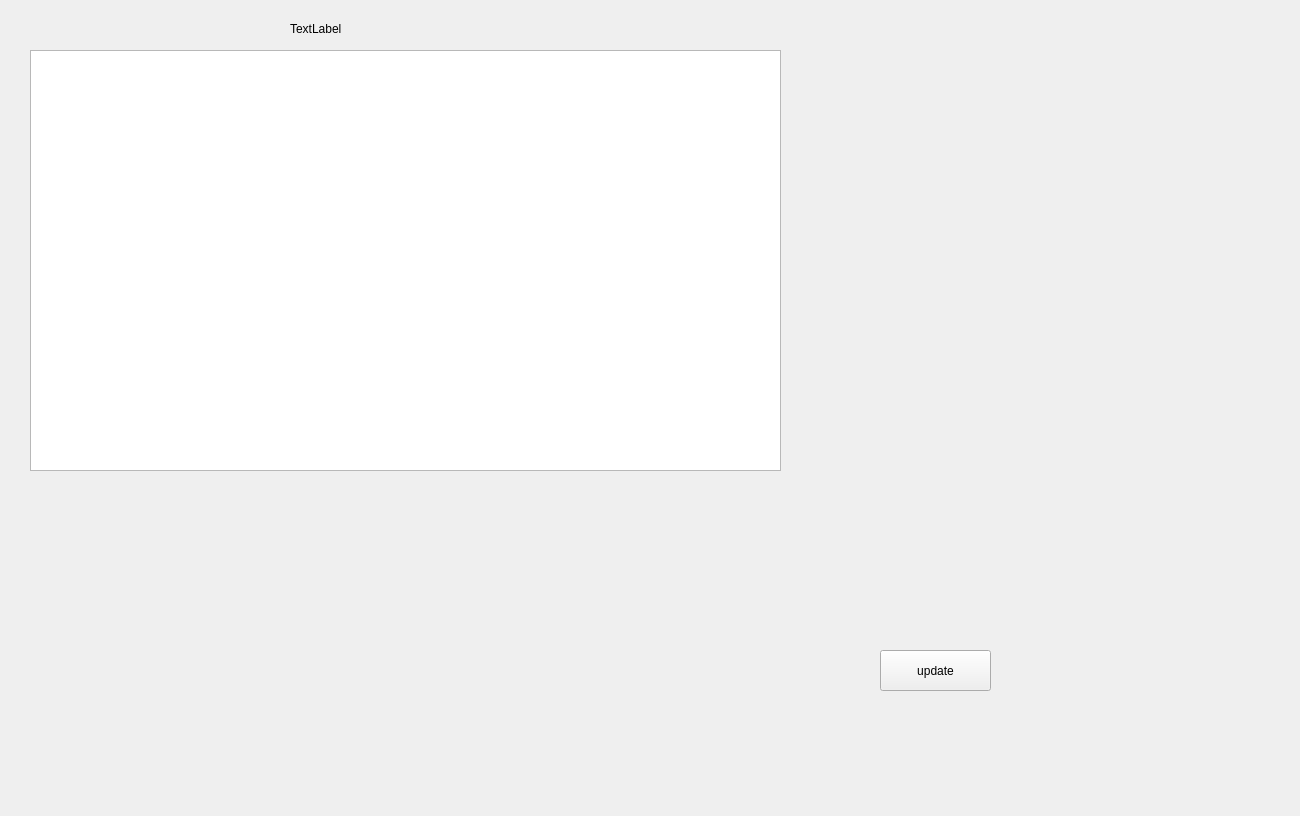
<?xml version="1.0" encoding="UTF-8"?>
<ui version="4.0">
 <class>FormTable</class>
 <widget class="QWidget" name="FormTable">
  <property name="geometry">
   <rect>
    <x>0</x>
    <y>0</y>
    <width>1300</width>
    <height>816</height>
   </rect>
  </property>
  <property name="windowTitle">
   <string>Form</string>
  </property>
  <widget class="QTableView" name="tableView">
   <property name="geometry">
    <rect>
     <x>30</x>
     <y>50</y>
     <width>751</width>
     <height>421</height>
    </rect>
   </property>
  </widget>
  <widget class="QWidget" name="verticalLayoutWidget">
   <property name="geometry">
    <rect>
     <x>830</x>
     <y>40</y>
     <width>191</width>
     <height>581</height>
    </rect>
   </property>
   <layout class="QVBoxLayout" name="verticalLayout"/>
  </widget>
  <widget class="QWidget" name="verticalLayoutWidget_2">
   <property name="geometry">
    <rect>
     <x>1070</x>
     <y>0</y>
     <width>201</width>
     <height>721</height>
    </rect>
   </property>
   <layout class="QVBoxLayout" name="verticalLayout_2"/>
  </widget>
  <widget class="QWidget" name="verticalLayoutWidget_3">
   <property name="geometry">
    <rect>
     <x>300</x>
     <y>500</y>
     <width>241</width>
     <height>91</height>
    </rect>
   </property>
   <layout class="QVBoxLayout" name="verticalLayout_3"/>
  </widget>
  <widget class="QLabel" name="labelTable">
   <property name="geometry">
    <rect>
     <x>290</x>
     <y>20</y>
     <width>151</width>
     <height>17</height>
    </rect>
   </property>
   <property name="text">
    <string>TextLabel</string>
   </property>
  </widget>
  <widget class="QPushButton" name="pushUpdate">
   <property name="geometry">
    <rect>
     <x>880</x>
     <y>650</y>
     <width>111</width>
     <height>41</height>
    </rect>
   </property>
   <property name="text">
    <string>update</string>
   </property>
  </widget>
 </widget>
 <resources/>
 <connections/>
</ui>
